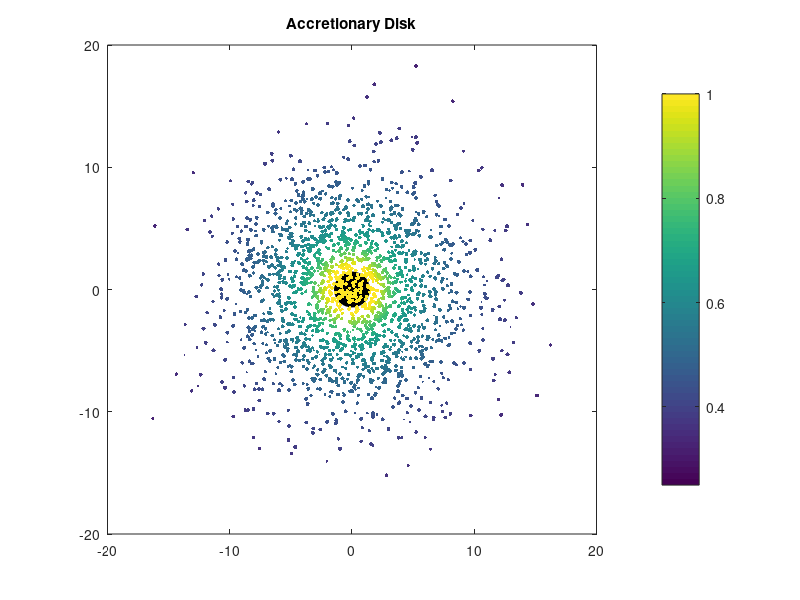

Recreate this plot in MATLAB. (Note: this script raises an error after producing the figure.)

% set parameters
N  = 2e3;   % number of bodies
K  = 1e6;   % number of time steps
dt = 0.01;  % size of time step
G  = 1;     % gravitational constant

% initialise body mass and position
M  = [2;rand(N-1,1).*0.0001];
X  = [0,0;randn(N-1,2).*5];

% calculate initial orbital velocity
r  = sum((X-X(1,:)).^2,2).^0.5 + 1e-32;
R  = (X-X(1,:))./r;
V  = sqrt(G.*M(1)./r) .* [R(:,2),-R(:,1)];


%Josh's comment
for k = 1:K
    
    % plot model progress
    if ~mod(k-1,25)  % <- lower number for more frequent plots
        figure(1); clf;
        plot(X(1,1),X(1,2),'ko','MarkerFaceColor','k','MarkerSize',M(1).^(1/3).*20); hold on; box on; axis equal;
        scatter(X(2:N,1),X(2:N,2),M(2:N).^(1/3).*2e2,sum(V(2:N,:).^2,2).^0.5,'filled'); caxis([0.25,1]); colorbar;
        axis([X(1,1)-20,X(1,1)+20,X(1,2)-20,X(1,2)+20]);
        title('Accretionary Disk');
        drawnow;
        figure(2); clf;
        histogram(log10(M),min(50,max(5,round(N/10))));
        title('Size Distribution');
    end
    
    % calculate new orbital velocity
    for nj = 1:N
        D  = sum((X-X(nj,:)).^2,2).^0.5 + 1e-16;
        Fj = - G.*(M.*M(nj))./D.^2 .* (X-X(nj,:))./D;
        V  = V + Fj./M .* dt;
    end
    
    X = X + V.*dt;  % update position of all bodies
    
    % detect collisions and merge collided bodies
    nj = 1;
    while nj < N
        D    = sum((X-X(nj,:)).^2,2).^0.5 + 1e-16;
        ind  = find(D < (M+M(nj)).^(1/3)./10,2);
        if length(ind)>1
            ind = ind(end);
            V(nj,:)   = (M(ind)*V(ind,:) + M(nj)*V(nj,:))/(M(ind)+M(nj));
            M(nj)     =  M(ind) + M(nj);
            X(ind,:)  =  [];
            V(ind,:)  =  [];
            M(ind)    =  [];
            N         =  N-1;
        end
        nj = nj+1;
    end
    
end